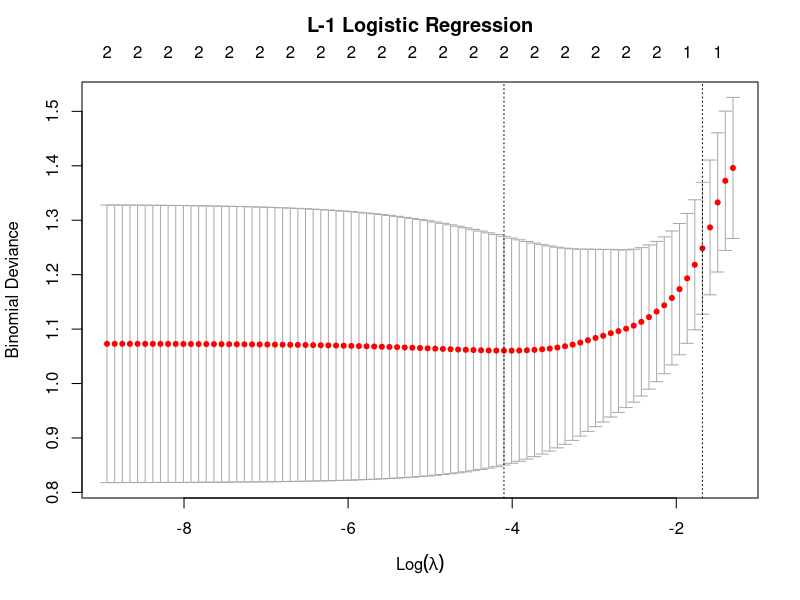

R code for this plot:
rm(list=ls())
data("ChickWeight")
#Categorize weight as Weight
ChickWeight$Weight<-rep(0,dim(ChickWeight)[1])
ChickWeight$Weight[ChickWeight$weight <180]<-1
#logistic regression with Diet and Weight on day 21 without adjust for Birth Weight
sub_day21<-subset(ChickWeight,Diet %in% c(1,4) & Time==21)
sub_day21$Group<-rep(0,dim(sub_day21)[1])
sub_day21$Group[sub_day21$Diet==1]<-1
log_day21<-glm(Weight~Group,family="binomial",data=sub_day21)
summary(log_day21)
BirthWeight<-subset(ChickWeight,select=c(weight,Chick),Time==0)
names(BirthWeight)[names(BirthWeight)=="weight"]<-"BirthWeight"
sub_day21<-merge(sub_day21,BirthWeight,by.y = "Chick")
#logistic regression with Diet and Weight on day 21 with adjust for Birth Weight
log_day21_adjust<-glm(Weight~Group+BirthWeight,family="binomial",data=sub_day21)
summary(log_day21_adjust)
#all groups 
sub_day21_all<-subset(ChickWeight,Time==21)
sub_day21_all$Group1<-rep(0,dim(sub_day21_all)[1])
sub_day21_all$Group1[sub_day21_all$Diet==1]<-1
sub_day21_all$Group2<-rep(0,dim(sub_day21_all)[1])
sub_day21_all$Group2[sub_day21_all$Diet==2]<-1
sub_day21_all$Group3<-rep(0,dim(sub_day21_all)[1])
sub_day21_all$Group3[sub_day21_all$Diet==3]<-1
log_day21_all<-glm(Weight~Group1+Group2+Group3,family="binomial",data=sub_day21_all)
summary(log_day21_all)
#logistic regression with Diet and Weight on day 21 with adjust for Birth Weight
sub_day21_all<-merge(sub_day21_all,BirthWeight,by.y = "Chick")
log_day21_all_adjust<-glm(Weight~Group1+Group2+Group3+BirthWeight,family="binomial",data=sub_day21_all)
summary(log_day21_all_adjust)
#L-1 regularized logistic regression with Diet and Weight on day 21 with adjust for Birth Weight
library(glmnet)
data<-as.matrix(subset(sub_day21,select = c("BirthWeight","Group")))
colnames(data)<-c("BirthWeight","Group")
l1log_day21<-glmnet(data,sub_day21$Weight,family="binomial")
cv_l1log_day21<-cv.glmnet(data,sub_day21$Weight,family="binomial")
plot(cv_l1log_day21)
title(main = "L-1 Logistic Regression", line = 2.5)
lambda<-cv_l1log_day21$lambda.min
model<-cv_l1log_day21$glmnet.fit
coeff<-coef(model,lambda);coeff
